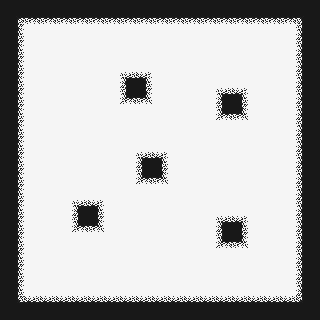

This is a level from a 2D game, rendered from its Tiled map with the project's own tilesets. A one-line summary and the complete map file follow:
An orthogonal 20x20 tile map with 16x16 px tiles, 2 tile layers (Room, Border).

<map version="1.10" tiledversion="1.10.1" orientation="orthogonal" renderorder="left-up" width="20" height="20" tilewidth="16" tileheight="16" infinite="0" nextlayerid="3" nextobjectid="1">
 <tileset firstgid="1" source="test.tsx" />
 <layer id="1" name="Room" width="20" height="20">
  <data encoding="csv">
1,2,2,2,2,2,2,2,2,2,2,2,2,2,2,2,2,2,2,3,
12,13,13,13,13,13,13,13,13,13,13,13,13,13,13,13,13,13,13,14,
12,13,13,13,13,13,13,13,13,13,13,13,13,13,13,13,13,13,13,14,
12,13,13,13,13,13,13,13,13,13,13,13,13,13,13,13,13,13,13,14,
12,13,13,13,13,13,13,13,13,13,13,13,13,13,13,13,13,13,13,14,
12,13,13,13,13,13,13,13,13,13,13,13,13,13,13,13,13,13,13,14,
12,13,13,13,13,13,13,13,13,13,13,13,13,13,13,13,13,13,13,14,
12,13,13,13,13,13,13,13,13,13,13,13,13,13,13,13,13,13,13,14,
12,13,13,13,13,13,13,13,13,13,13,13,13,13,13,13,13,13,13,14,
12,13,13,13,13,13,13,13,13,13,13,13,13,13,13,13,13,13,13,14,
12,13,13,13,13,13,13,13,13,13,13,13,13,13,13,13,13,13,13,14,
12,13,13,13,13,13,13,13,13,13,13,13,13,13,13,13,13,13,13,14,
12,13,13,13,13,13,13,13,13,13,13,13,13,13,13,13,13,13,13,14,
12,13,13,13,13,13,13,13,13,13,13,13,13,13,13,13,13,13,13,14,
12,13,13,13,13,13,13,13,13,13,13,13,13,13,13,13,13,13,13,14,
12,13,13,13,13,13,13,13,13,13,13,13,13,13,13,13,13,13,13,14,
12,13,13,13,13,13,13,13,13,13,13,13,13,13,13,13,13,13,13,14,
12,13,13,13,13,13,13,13,13,13,13,13,13,13,13,13,13,13,13,14,
12,13,13,13,13,13,13,13,13,13,13,13,13,13,13,13,13,13,13,14,
23,24,24,24,24,24,24,24,24,24,24,24,24,24,24,24,24,24,24,25
</data>
 </layer>
 <layer id="2" name="Border" width="20" height="20">
  <data encoding="csv">
79,79,79,79,79,79,79,79,79,79,79,79,79,79,79,79,79,79,79,79,
79,83,90,90,90,90,90,90,90,90,90,90,90,90,90,90,90,90,84,79,
79,80,0,0,0,0,0,0,0,0,0,0,0,0,0,0,0,0,78,79,
79,80,0,0,0,0,0,0,0,0,0,0,0,0,0,0,0,0,78,79,
79,80,0,0,0,0,0,67,68,69,0,0,0,0,0,0,0,0,78,79,
79,80,0,0,0,0,0,78,79,80,0,0,0,67,68,69,0,0,78,79,
79,80,0,0,0,0,0,89,90,91,0,0,0,78,79,80,0,0,78,79,
79,80,0,0,0,0,0,0,0,0,0,0,0,89,90,91,0,0,78,79,
79,80,0,0,0,0,0,0,0,0,0,0,0,0,0,0,0,0,78,79,
79,80,0,0,0,0,0,0,67,68,69,0,0,0,0,0,0,0,78,79,
79,80,0,0,0,0,0,0,78,79,80,0,0,0,0,0,0,0,78,79,
79,80,0,0,0,0,0,0,89,90,91,0,0,0,0,0,0,0,78,79,
79,80,0,0,67,68,69,0,0,0,0,0,0,0,0,0,0,0,78,79,
79,80,0,0,78,79,80,0,0,0,0,0,0,67,68,69,0,0,78,79,
79,80,0,0,89,90,91,0,0,0,0,0,0,78,79,80,0,0,78,79,
79,80,0,0,0,0,0,0,0,0,0,0,0,89,90,91,0,0,78,79,
79,80,0,0,0,0,0,0,0,0,0,0,0,0,0,0,0,0,78,79,
79,80,0,0,0,0,0,0,0,0,0,0,0,0,0,0,0,0,78,79,
79,94,68,68,68,68,68,68,68,68,68,68,68,68,68,68,68,68,95,79,
79,79,79,79,79,79,79,79,79,79,79,79,79,79,79,79,79,79,79,79
</data>
 </layer>
</map>